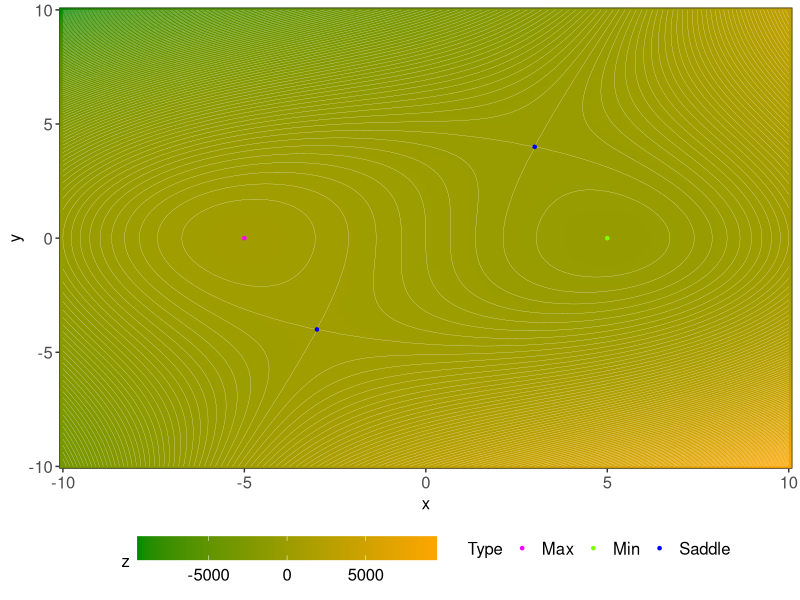

Recreate this plot in R.
### stationarities.R
##
## This script finds all stationary points for function of two variables given as grid (e. g., file with "x" "y" "z" columns)
## Grid bin size (dx, dy) can be arbitrary and vary along any given range. NB: for step-fixed grids numerical differentiation can be performed in much more efficient way

# stationary points classifier
stat_type <- function(dx2, dy2, dxdy) {
    if (is.na(dx2) | is.na(dy2) | is.na(dxdy)) return("unk")
    if (dx2 * dy2 - dxdy^2 < 0) return("saddle")
    if (dx2 * dy2 - dxdy^2 > 0) {
        if (dx2 < 0 & dy2 < 0) return("max")
        else if (dx2 > 0 & dy2 > 0) return("min")
        else return("unk")
    }
    else return("unk")
}

# test function (can be replaced with xyz dataframe below in script)
z_func <- function(x, y) {
    return(2 * x^3 + 6 * x * y^2 - 3 * y^3 - 150 * x)
}

# partial first- and second-order analytical derivatives of test function (just for comparison and debugging purposes)
z_func_dx <- function(x, y) {
    return(6 * x^2 + 6 * y^2 - 150)
}

z_func_dy <- function(x, y) {
    return(12 * x * y - 9 * y^2)
}

z_func_dx2 <- function(x, y) {
    return(12 * x)
}

z_func_dy2 <- function(x, y) {
    return(12 * x - 18 * y)
}

z_func_dxdy <- function(x, y) {
    return(12 * y)
}

# partial first- and second-order numerical derivatives of user function/dataframe
# if grid sizes along x and y axes doesn't change then it's better to calculate dx and dy before differentiation and use them directly in points selection
z_dx <- function(x, y) {
    pos_x <- which(df_x == x)
    
    if (pos_x == 1 | pos_x == length(df_x)) return(NA)
    
    xf <- df_x[pos_x + 1]
    xb <- df_x[pos_x - 1]
    
    return((df[which(df$x == xf & df$y == y), "z"] - df[which(df$x == xb & df$y == y), "z"]) / (xf - xb))
}

z_dy <- function(x, y) {
    pos_y <- which(df_y == y)
    
    if (pos_y == 1 | pos_y == length(df_y)) return(NA)
    
    yf <- df_y[pos_y + 1]
    yb <- df_y[pos_y - 1]
    
    return((df[which(df$y == yf & df$x == x), "z"] - df[which(df$y == yb & df$x == x), "z"]) / (yf - yb))
}

z_dx2 <- function(x, y) {
    pos_x <- which(df_x == x)
    
    if (pos_x <= 2 | pos_x >= (length(df_x) - 1)) return(NA)
    
    xf <- df_x[pos_x + 1]
    xb <- df_x[pos_x - 1]
    
    return((df[which(df$x == xf & df$y == y), "dx"] - df[which(df$x == xb & df$y == y), "dx"]) / (xf - xb))
}

z_dy2 <- function(x, y) {
    pos_y <- which(df_y == y)
    
    if (pos_y <= 2 | pos_y >= (length(df_y) - 1)) return(NA)
    
    yf <- df_y[pos_y + 1]
    yb <- df_y[pos_y - 1]
    
    return((df[which(df$y == yf & df$x == x), "dy"] - df[which(df$y == yb & df$x == x), "dy"]) / (yf - yb))
}

z_dxdy <- function(x, y) {
    pos_y <- which(df_y == y)
    
    if (pos_y <= 2 | pos_y >= (length(df_y) - 1)) return(NA)
    
    yf <- df_y[pos_y + 1]
    yb <- df_y[pos_y - 1]
    
    return((df[which(df$y == yf & df$x == x), "dx"] - df[which(df$y == yb & df$x == x), "dx"]) / (yf - yb))
}

# just for test purposes; one can read necessary dataframe directly instead of two executing following lines
df <- expand.grid("x" = seq(-10, 10, 0.2), "y" = seq(-10, 10, 0.2))
df$z <- apply(df, 1, function(x) z_func(x["x"], x["y"]))

df$dx_a <- apply(df, 1, function(x) z_func_dx(x["x"], x["y"]))
df$dy_a <- apply(df, 1, function(x) z_func_dy(x["x"], x["y"]))
df$dx2_a <- apply(df, 1, function(x) z_func_dx2(x["x"], x["y"]))
df$dy2_a <- apply(df, 1, function(x) z_func_dy2(x["x"], x["y"]))
df$dxdy_a <- apply(df, 1, function(x) z_func_dxdy(x["x"], x["y"]))

# store all unique abscissae and ordinates
df_x <- unique(df$x)
df_y <- unique(df$y)

# calculate first-order numerical derivatives
df$dx <- apply(df, 1, function(x) z_dx(x["x"], x["y"]))
df$dy <- apply(df, 1, function(x) z_dy(x["x"], x["y"]))

# one can adjust tolerance of selection criteria (in units of function/data)
tolerance_x <- 1.0
tolerance_y <- 1.0

# filter out any non-stationary points
df$stat <- apply(df, 1, function(x) ifelse(is.na(x["dx"]) | is.na(x["dy"]), FALSE, ifelse(abs(x["dx"]) <= tolerance_x & abs(x["dy"]) <= tolerance_y, TRUE, FALSE)))
stationaries <- df[which(df$stat == TRUE), ]

# calculate second-order numerical derivatives
stationaries$dx2 <- apply(stationaries, 1, function(x) z_dx2(x["x"], x["y"]))
stationaries$dy2 <- apply(stationaries, 1, function(x) z_dy2(x["x"], x["y"]))
stationaries$dxdy <- apply(stationaries, 1, function(x) z_dxdy(x["x"], x["y"]))

# classify stationary points into main classes
stationaries$type <- apply(stationaries, 1, function(x) stat_type(x["dx2"], x["dy2"], x["dxdy"]))
minima <- stationaries[which(stationaries$type == "min"), ]
maxima <- stationaries[which(stationaries$type == "max"), ]
saddles <- stationaries[which(stationaries$type == "saddle"), ]
unks <- stationaries[which(stationaries$type == "unk"), ]

# plot function and stationary points
library(ggplot2)
ggplot(df, aes(x, y, z = z)) + stat_contour(geom = "polygon", aes(fill = ..level..)) +
    geom_raster(aes(fill = z), interpolate = TRUE) + stat_contour(binwidth = 100.0, size = 0.075, colour = "white") + xlab("x") + ylab("y") +
    guides(fill = guide_colorbar(title = "z", barwidth = 15)) + scale_fill_gradient2(low = "green4", mid = "orange1", midpoint = (max(df$z) - min(df$z)) / 2, high = "firebrick3") + theme_bw() + theme(legend.position = "bottom", axis.title = element_text(size = 12), axis.text = element_text(size = 12), legend.title = element_text(size = 12), legend.text = element_text(size = 12)) +
    scale_x_continuous(expand = c(0, 0)) +
    scale_y_continuous(expand = c(0, 0)) +
    geom_point(inherit.aes = FALSE, data = stationaries, aes(x, y, colour = type), pch = 20, size = 1.5) + scale_colour_manual(labels = c("max" = "Max", "min" = "Min", "saddle" = "Saddle", "unk" = "Unknown"), values = c("max" = "magenta", "min" = "chartreuse", "saddle" = "blue", "unk" = "black")) + guides(colour = guide_legend(title = "Type"))
